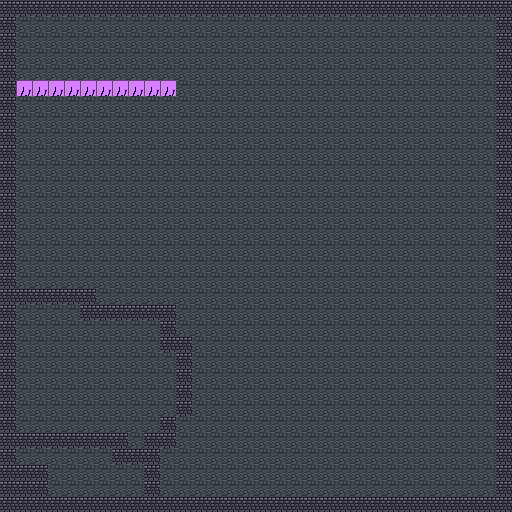

This game map was drawn from its Tiled (.tmx) file and the tilesets committed beside it. A one-line description and the trimmed map source follow:
An orthogonal 32x32 tile map with 16x16 px tiles, 2 tile layers (floor, walls), 1 hidden layer not drawn.

<map version="1.0" orientation="orthogonal" renderorder="right-down" width="32" height="32" tilewidth="16" tileheight="16" nextobjectid="1">
 <tileset firstgid="1" name="walls" tilewidth="16" tileheight="16" tilecount="256" columns="16">
  <image source="walls.png" width="256" height="256" />
 </tileset>
 <layer name="floor" width="32" height="32">
  <data>[1024 cells, 1024 non-empty, 2 distinct tile ids]</data>
 </layer>
 <layer name="walls" width="32" height="32">
  <data>[1024 cells, 171 non-empty, 2 distinct tile ids]</data>
 </layer>
 <layer name="ceil" width="32" height="32" visible="0">
  <data>[1024 cells, 1024 non-empty, 3 distinct tile ids]</data>
 </layer>
 <objectgroup name="objects" />
</map>